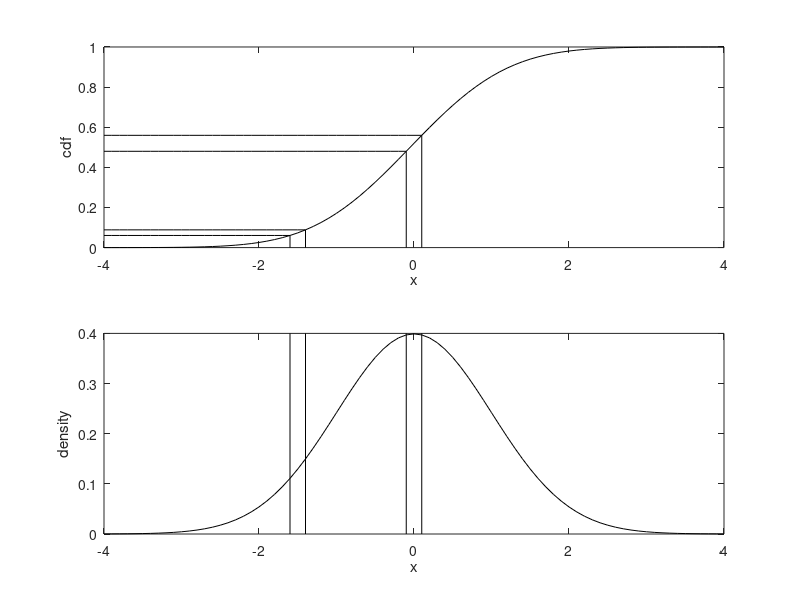

The MATLAB script that drew this image:
% cdf and inverse cdf 
x=-4:0.1:4;
dens=1./sqrt(2.*pi).*exp(-0.5*x.^2);
cdf=cumsum(dens)*(x(2)-x(1));

N1l=25;
x1l=x(1:N1l);
y1l=ones(N1l,1)*cdf(N1l);
N2l=N1l+2;
x2l=x(1:N2l);
y2l=ones(N2l,1)*cdf(N2l);
x3l=x(N1l)*ones(2,1);
y3l=[cdf(N1l);0];
x4l=x(N2l)*ones(2,1);
y4l=[cdf(N2l);0];

N1u=40;
x1u=x(1:N1u);
y1u=ones(N1u,1)*cdf(N1u);
N2u=N1u+2;
x2u=x(1:N2u);
y2u=ones(N2u,1)*cdf(N2u);
x3u=x(N1u)*ones(2,1);
y3u=[cdf(N1u);0];
x4u=x(N2u)*ones(2,1);
y4u=[cdf(N2u);0];


subplot(2,1,1); 
title('Inverse cdf method');
plot(x,cdf,x1l,y1l,x2l,y2l,x3l,y3l,x4l,y4l,x1u,y1u,x2u,y2u,x3u,y3u,x4u,y4u);
set(findobj('Type','line'),'Color','k')
xlabel('x');
ylabel('cdf');

subplot(2,1,2); 
y3l(1)=0.4;
y4l(1)=0.4;
y3u(1)=0.4;
y4u(1)=0.4;
plot(x,dens,x3l,y3l,x4l,y4l,x3u,y3u,x4u,y4u);
xlabel('x');
ylabel('density');
set(findobj('Type','line'),'Color','k')